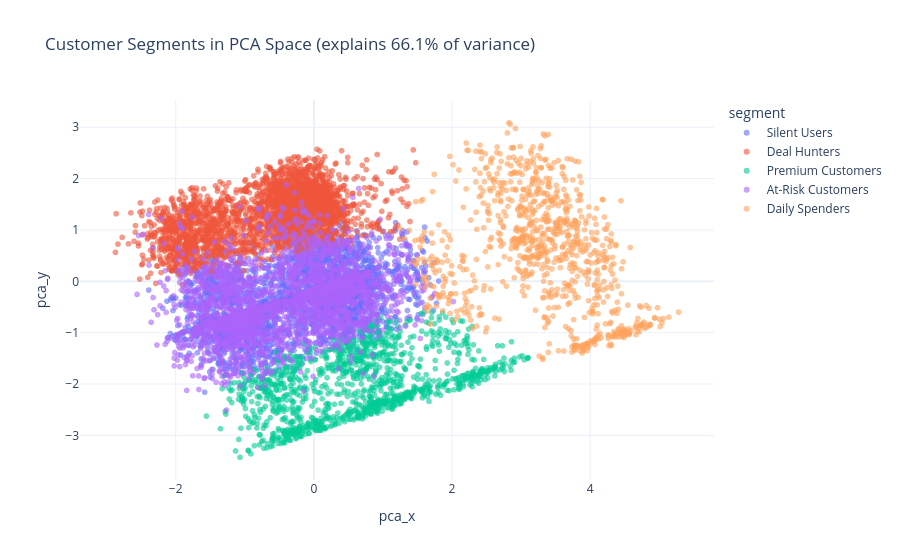

Write notebook code for a chart like this one.
### Code cell
# ── PCA Visualization ─────────────────────────────────────────
pca = PCA(n_components=2, random_state=42)
coords = pca.fit_transform(X_scaled)
df['pca_x'] = coords[:,0]
df['pca_y'] = coords[:,1]
var_explained = pca.explained_variance_ratio_.sum()*100
print(f"PCA explained variance: {var_explained:.1f}%")
fig_pca = px.scatter(df, x='pca_x', y='pca_y', color='segment', opacity=0.6,
                     title=f"Customer Segments in PCA Space (explains {var_explained:.1f}% of variance)")
fig_pca.update_layout(template='plotly_white')
fig_pca.show()

### Figure 1 — Plotly figure (JSON) as saved in the notebook; plotly's stock layout.template omitted (floating-point values rounded to 4 significant figures; data arrays with more than 128 entries replaced by an {"elided": "..."} marker saying what was removed)
{"data": [{"hovertemplate": "segment=Silent Users<br>pca_x=%{x}<br>pca_y=%{y}<extra></extra>", "legendgroup": "Silent Users", "marker": {"color": "#636efa", "opacity": 0.6, "symbol": "circle"}, "mode": "markers", "name": "Silent Users", "showlegend": true, "type": "scattergl", "x": {"elided": "2730 float values"}, "xaxis": "x", "y": {"elided": "2730 float values"}, "yaxis": "y"}, {"hovertemplate": "segment=Deal Hunters<br>pca_x=%{x}<br>pca_y=%{y}<extra></extra>", "legendgroup": "Deal Hunters", "marker": {"color": "#EF553B", "opacity": 0.6, "symbol": "circle"}, "mode": "markers", "name": "Deal Hunters", "showlegend": true, "type": "scattergl", "x": {"elided": "2883 float values"}, "xaxis": "x", "y": {"elided": "2883 float values"}, "yaxis": "y"}, {"hovertemplate": "segment=Premium Customers<br>pca_x=%{x}<br>pca_y=%{y}<extra></extra>", "legendgroup": "Premium Customers", "marker": {"color": "#00cc96", "opacity": 0.6, "symbol": "circle"}, "mode": "markers", "name": "Premium Customers", "showlegend": true, "type": "scattergl", "x": {"elided": "1194 float values"}, "xaxis": "x", "y": {"elided": "1194 float values"}, "yaxis": "y"}, {"hovertemplate": "segment=At-Risk Customers<br>pca_x=%{x}<br>pca_y=%{y}<extra></extra>", "legendgroup": "At-Risk Customers", "marker": {"color": "#ab63fa", "opacity": 0.6, "symbol": "circle"}, "mode": "markers", "name": "At-Risk Customers", "showlegend": true, "type": "scattergl", "x": {"elided": "2451 float values"}, "xaxis": "x", "y": {"elided": "2451 float values"}, "yaxis": "y"}, {"hovertemplate": "segment=Daily Spenders<br>pca_x=%{x}<br>pca_y=%{y}<extra></extra>", "legendgroup": "Daily Spenders", "marker": {"color": "#FFA15A", "opacity": 0.6, "symbol": "circle"}, "mode": "markers", "name": "Daily Spenders", "showlegend": true, "type": "scattergl", "x": {"elided": "869 float values"}, "xaxis": "x", "y": {"elided": "869 float values"}, "yaxis": "y"}], "layout": {"legend": {"title": {"text": "segment"}, "tracegroupgap": 0}, "title": {"text": "Customer Segments in PCA Space (explains 66.1% of variance)"}, "xaxis": {"anchor": "y", "domain": [0.0, 1.0], "title": {"text": "pca_x"}}, "yaxis": {"anchor": "x", "domain": [0.0, 1.0], "title": {"text": "pca_y"}}}}
